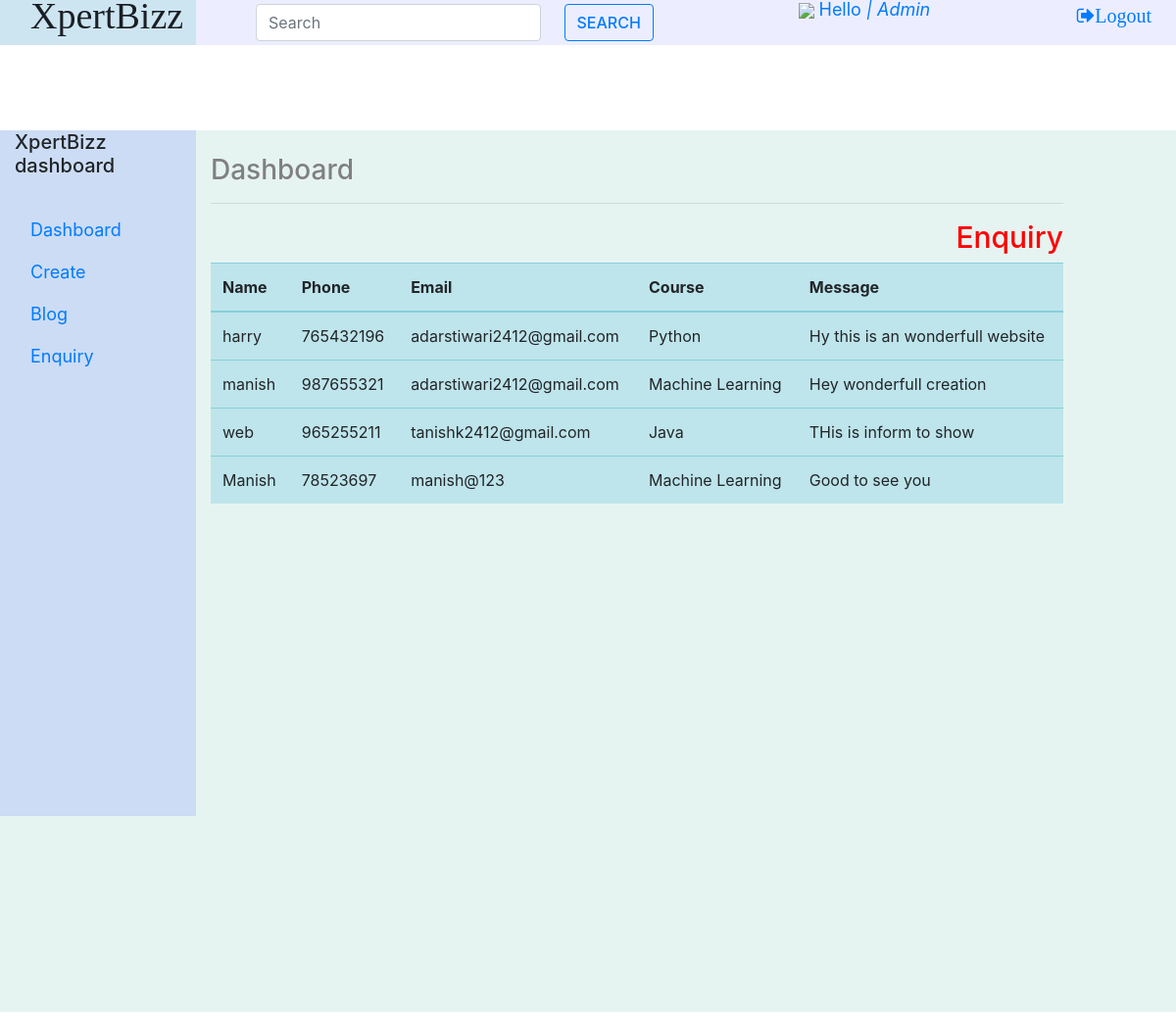
Screenshot of /enquiry_show/ with the database file from the repository.
### basic_app/models.py (models this page shows)
class Enquery(models.Model):
    username=models.CharField(max_length=20)
    phone=models.IntegerField()
    useremail=models.EmailField(max_length=30,blank=False)
    course=models.CharField(max_length=20)
    message=models.TextField(max_length=100)

### basic_app/views.py (the view)
# urls.py: path('enquiry_show/',views.enquiry_show,name="enquiry_show"),
def enquiry_show(request):
    data=Enquery.objects.all()
    d={'data':data}
    return render(request,"basic_app/enquiry_show.html",context=d)

### basic_app/templates/basic_app/enquiry_show.html (shortened to what this page needs)
{% load  static %}
<!doctype html>
<html lang="en">
<head>
<link rel="stylesheet" href="https://cdnjs.cloudflare.com/ajax/libs/font-awesome/4.7.0/css/font-awesome.min.css">
    <link rel="stylesheet" href="{% static 'css/style.css' %}">
    <link rel="stylesheet" href="font-awesome-animation.min.css">
    <link rel="stylesheet" href="https://cdn.jsdelivr.net/npm/bootstrap@4.5.3/dist/css/bootstrap.min.css">
  </head>
  <body>
 <div class="container-full">
   <div class="container_1">
       <div class="row_header">
             <div class="col-md-2"><span style="color:#1a1e25;font-size:38px;margin:10px 16px;line-height:40px;
            font-family:Monotype Corsiva">XpertBizz</span></div>
            <div class="col-md-6">
               <nav class="navbar navbar-light"  >
  <form class="form-inline" id="form" style="width:90%">
    <input class="form-control mr-md-4"
    type="search" placeholder="Search" aria-label="Search" style="margin-left:30px;width:60%">
    <button type="button" class="btn btn-outline-primary">Search</button>
  </form>
</nav></div>
           <div class="col-md-4">
               <a href="https://icons8.com/icon/bOXN3AZhMCek/circled-user-male-skin-type-1-2">
                <img src="https://img.icons8.com/color/96/000000/circled-user-male-skin-type-1-2--v2.png" height="50px"/></a>
               <a href="#" class="link-info">Hello <i>|&nbspAdmin</i></a>
               <a href="#"><i class="fa fa-sign-out" aria-hidden="true" style="margin:5px;padding:5px;font-size:20px;float:right">Logout</i></a>
            </div>
       </div>
</div><hr/><br/><br/><br/><br><br/>
     <div class="container_main">
         <div class="row_main">
          <div class="col-sm-2" >
            <h5>XpertBizz dashboard </h5>
            <br>
            <ul class="nav flex-column">
                <li class="nav-item">
                    <a class="nav-link " aria-current="page" href="{% url 'admindashboard' %}">Dashboard</a>
                  </li>
                <li class="nav-item">
                  <a class="nav-link " aria-current="page" href="#">Create</a>
                </li>
                <li class="nav-item">
                  <a class="nav-link" href="#">Blog</a>
                </li>
                <li class="nav-item">
                  <a class="nav-link" href="#">Enquiry</a>
                </li>
              </ul>
          </div><br/>
             <div class="container_parent ">
             <div class="row_parent">
          <div class="col-md-9"  >
              <marquee style="color:grey;font-size:25px;"><h3>Dashboard</h3></marquee>
              <hr>
          <h5 style="font-size:30px;color:red;text-align:right">Enquiry</h5>
          <table class="table table-info">
            <thead>
              <tr>
                <th scope="col">Name</th>
                <th scope="col">Phone</th>
                <th scope="col">Email</th>
                <th scope="col">Course</th>
                <th scope="col">Message</th>
              </tr>
            </thead>
            <tbody>
              {% for d in data %}
                <tr>
            <td>{{d.username}}</td>
            <td>{{d.phone}}</td>
            <td>{{d.useremail}}</td>
            <td>{{d.course}}</td>
            <td>{{d.message}}</td>
                </tr/>
                {% endfor %}
            </tbody>
          </table>
     </div>
</div>
  </body>
</html>

### static/css/style.css (style rules this page uses)
* { margin: 0; padding: 0; }
body { overflow-x:hidden ; font-family:'Open Sans',sans-serif; text-rendering: optimizeLegibility !important; -webkit-font-smoothing:antialised !important; }
li { list-style: none; display: inline-block; }
a { text-decoration: none; transition: all 500ms ease-in-out; font-size: 18px; }
.btn { transition: all 300ms ease-in-out; font-weight: 500 !important; text-transform: uppercase; }
.footer p,a { color: white; }

### basic_app/templates/basic_app/enquiry_show.html (style rules this page uses)
body { margin:0px; padding:0px; }
.container-full { height:auto; width:100%; //border:1px solid yellow; }
.container_1 { height:auto; min-height:auto; width:auto; //border:1px solid red; }
.row_header { height:auto; margin-top:-20px; min-height:auto; width:100%; //border:1px solid blue; }
.col-md-2 { background:#CDE5F1; height:50px; width:80px; //border:1px solid; float:left; }
.col-md-4 { height:50px; width:auto; //border:1px solid; float:left; background:#ECEEFF; //opacity:0.76; }
.col-md-6 { height:50px; width:auto; //border:1px solid; float:left; background:#ECEEFF; }
#form { height:32px; //border:1px solid; }
.container_main { height:900px; min-height:auto; width:100%; //border:1px solid blue; //background:grey; }
.row_main { height:900px; min-height:auto; width:100%; background:#E6F4F1; //border:1px solid yellow; }
.col-sm-2 { height:700px; width:90%; //border:1px solid; float:left; background:#CCDCF4; }
.col-md-9 { height:500px; width:120%; //border:1px solid green; float:left; }
.row_parent { height:700px; min-height:auto; width:100%; //border:1px solid; }

### rows the page displays
Enquery: username "harry", phone "765432196", useremail "adarstiwari2412@gmail.com", course "Python", message "Hy this is an wonderfull website"
Enquery: username "manish", phone "987655321", useremail "adarstiwari2412@gmail.com", course "Machine Learning", message "Hey wonderfull creation"
Enquery: username "web", phone "965255211", useremail "tanishk2412@gmail.com", course "Java", message "THis is inform to show"
Enquery: username "Manish", phone "78523697", useremail "manish@123", course "Machine Learning", message "Good to see you"
